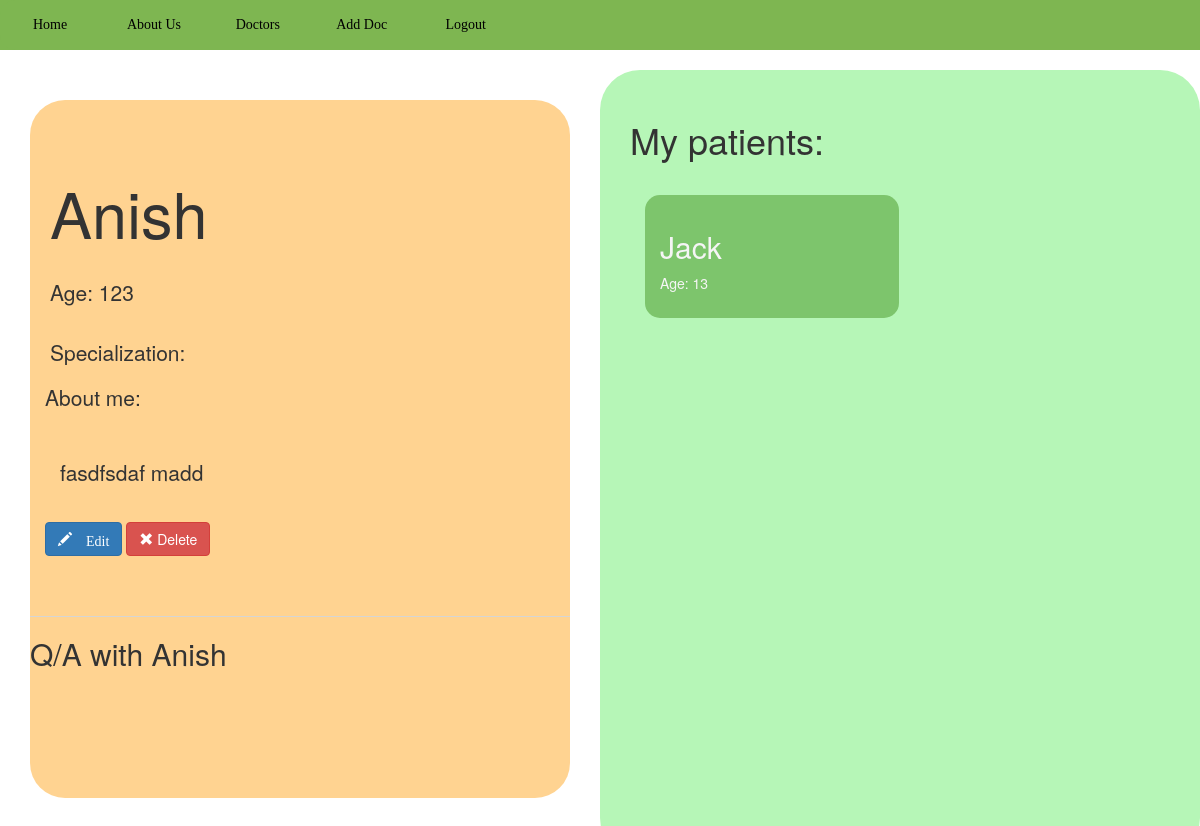
Screenshot of /doctor/2 (signed in) with the database file from the repository.
### basic_app/models.py (models this page shows, shortened)
class Doctor(models.Model):
    name = models.CharField(max_length=200)
    age = models.CharField(max_length=200)
    gender = models.CharField(max_length=200)
    degree =models.CharField(max_length=200)
    description = models.TextField()

class Patient(models.Model):
    name= models.CharField(max_length=200)
    age = models.CharField(max_length=200)
    gender = models.CharField(max_length=200)
    illness= models.CharField(max_length=200)
    allergies= models.CharField(max_length=200)
    email= models.EmailField(max_length=200)
    doctor= models.ForeignKey('basic_app.Doctor', related_name='patients')

### basic_app/views.py (the view)
# urls.py: url(r'^doctor/(?P<pk>\d+)', views.DoctorDetailView.as_view(), name='doctor_detail'),
class DoctorDetailView(DetailView):
    model=Doctor

### basic_app/templates/basic_app/doctor_detail.html (shortened to what this page needs)
{% extends 'basic_app/base.html' %}
{% block content %}
<div style = "width: 100%;height:100%; display: flex;">
        <div class = "docdesc">
          <div class="jumbotron" style="background-color: rgb(255, 211, 145);border-radius:35px">
            <h1 id = "Doc">{{doctor.name}}</h1>
            <p class = "desc">Age: {{doctor.age}}</p>
            <p class = "desc">Specialization: {{doctor.specialization}}</p>
            <div class="container">
              <p>About me:</p>
              <div class="  container">
                <p class = "desc">{{doctor.description|safe}}</p>
              </div>
            </div>
            <br>
            <div class="container">
              {% if user.is_authenticated %}
              <a class="btn btn-primary" href="{% url 'doctor_edit' pk=doctor.pk %}"><span class="glyphicon glyphicon-pencil"> Edit</span></a>
              <a class="btn btn-danger" href="{% url 'doctor_remove' pk=doctor.pk %}"><span class="glyphicon glyphicon-remove"></span> Delete</a>
              {%else%}
              <a href="{%url 'add_patient_to_dotctor' pk=doctor.pk %}"><button type="button"  class="btn btn-success btn-lg btn-block" name="button"> Consult!</button></a>
              {% endif %}
            </div>
            <br>
            <br>
            <hr>
            <h2>Q/A with {{doctor.name}}</h2>
            <br>
            <div class="container">
                <br>
                {% if user.is_authenticated %}
                <br>
                {%else%}
                <br>
                <a class="btn btn-primary " href="{% url 'add_comment_to_doctor' pk=doctor.pk %}">Add question</a>
                {%endif%}
              </div>
          </div>
        </div>
        {% if user.is_authenticated %}
        <br>
        <br>
        <div class="docdesc" style="background-color:rgb(182,246,183); border-radius:40px">
          <h1>My patients:</h1>
            <div id= "big">
              {%for patient in doctor.patients.all%}
              <a href="{% url 'patient_detail_view' pk=patient.pk %}">
                <div class = "docs">
                    <h2 class = "h2">{{patient.name}}</h2>
                    <p class = "p">Age: {{patient.age}}</p>
                  </div>
                </a>
            {%endfor%}
          </div>
        </div>
    {%endif%}
{%endblock%}

### basic_app/static/basic_app.css (style rules this page uses)
.body { background-color: rgb(255, 255, 255); }
.docs { width:47%; background-color: rgb(125, 197, 108); margin-left:15px; margin-top: 25px; padding:15px; border-radius: 15px; float:left; }
.h2 { color:whitesmoke }
.p { color:whitesmoke }
#Doc { margin-left:20px; margin-top:30px; }
.desc { margin-top:30px; margin-left:20px; }
.docdesc { display: inline-block; width: 50%; padding:30px; }

### rows the page displays
Doctor: name "Anish", age "123", description "fasdfsdaf madd"
Patient: name "Jack", age "13"
